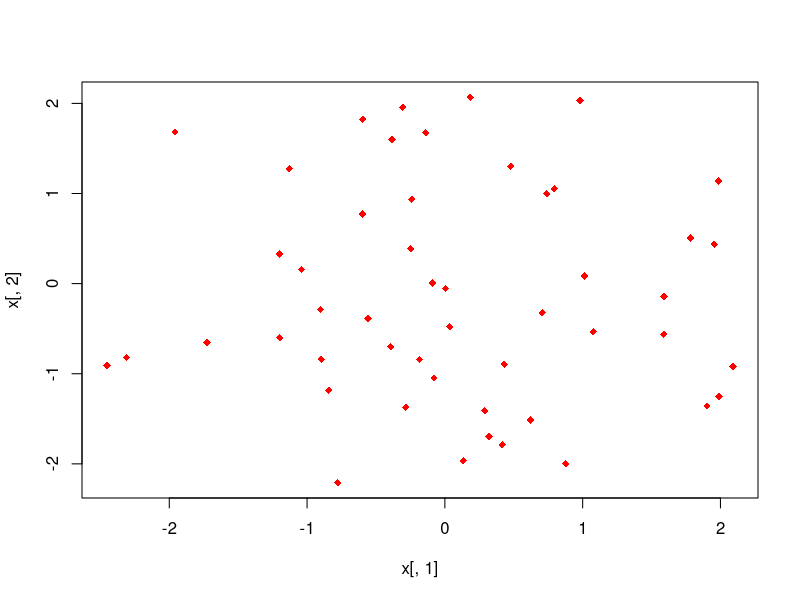
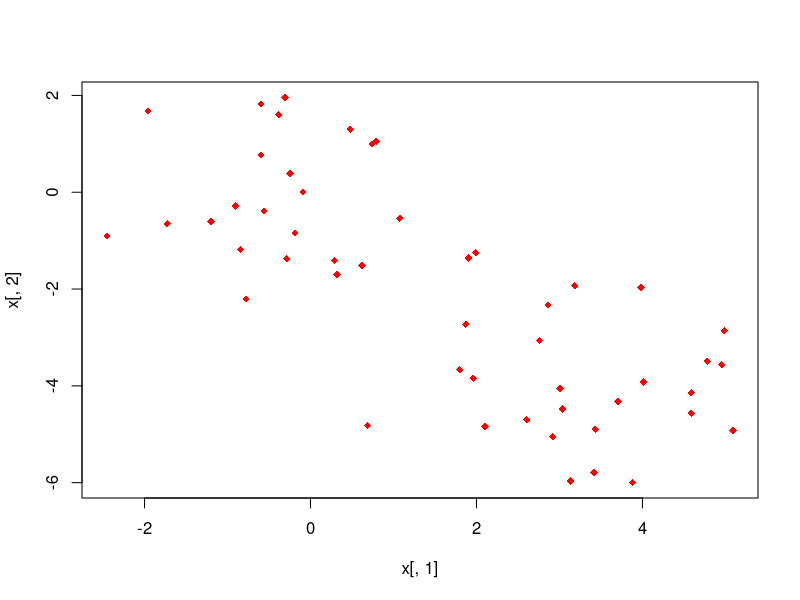
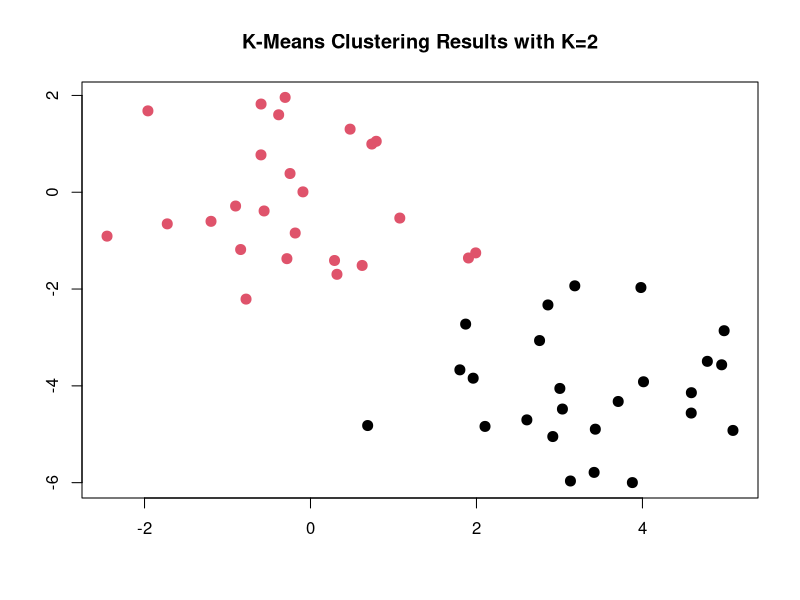
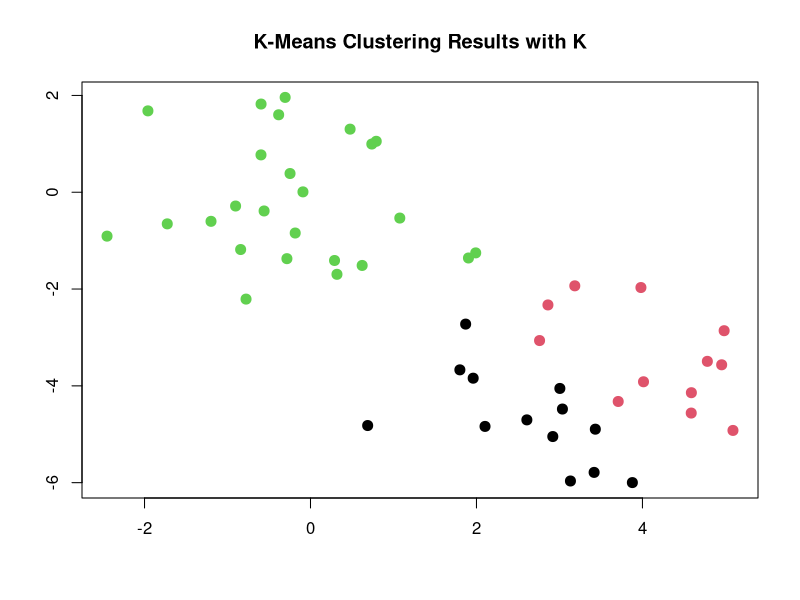
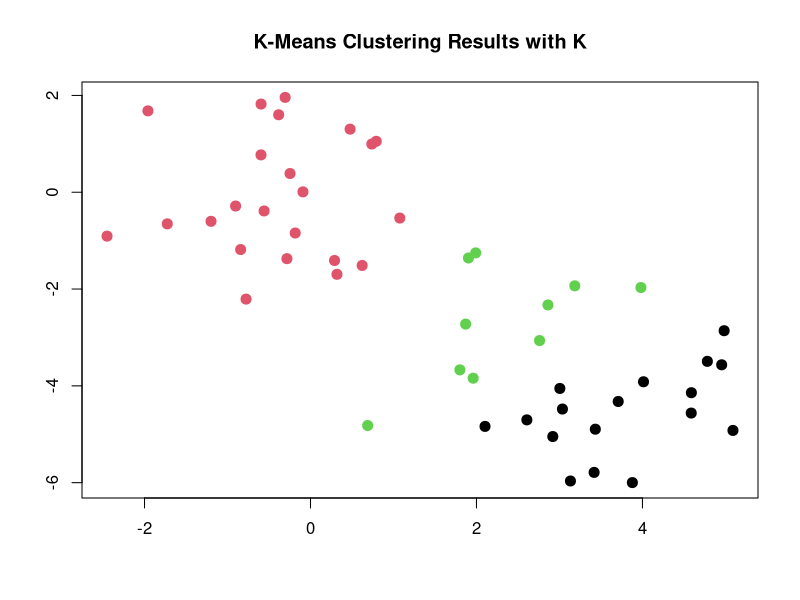

These figures' R source, in order:
set.seed (2)
x=matrix (rnorm (50*2) , ncol =2)
dim(x)
plot(x[,1],x[,2],pch=18,col="red")


x[1:25 ,1]=x[1:25 ,1]+3
x[1:25 ,2]=x[1:25 ,2]-4
plot(x[,1],x[,2],pch=18,col="red")


# We now perform K-means clustering with K = 2.
km.out =kmeans (x,2)
km.out$cluster
# K-means clustering perfectly separated the observations into two clusters
# even though we did not supply any group information to kmeans().

plot(x, col =(km.out$cluster) , main="K-Means Clustering Results with K=2", xlab ="", ylab="", pch =20, cex =2)

#################################################################
# HINT: Here the observations can be easily plotted because they are two-dimensional.
#       If there were more than two variables then we could instead perform PCA
#       and plot the first two principal components score vectors. 
#################################################################
set.seed (4)
km.out =kmeans (x,3, nstart =1)
km.out$tot.withinss
plot(x, col =(km.out$cluster) , main="K-Means Clustering Results with K", xlab ="", ylab="", pch =20, cex =2)

set.seed (4)
km.out =kmeans (x,3, nstart =20)
km.out$tot.withinss
plot(x, col =(km.out$cluster) , main="K-Means Clustering Results with K", xlab ="", ylab="", pch =20, cex =2)
km.out$cluster


# nstart: If a value of nstart greater than one is used
# then K-means clustering will be performed using multiple random assignments in Step 1 of Algorithm 10.1
# It is recommended to nstart between 20 to 50

